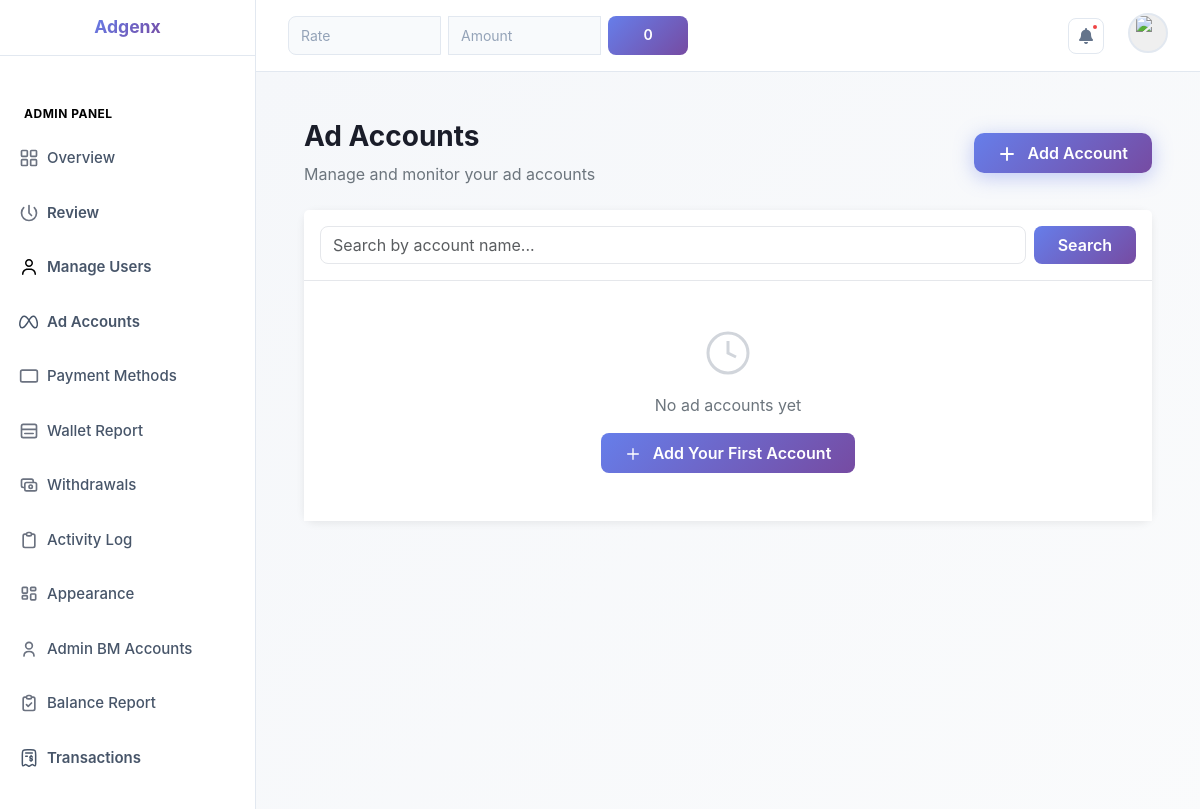
/ad_accounts/ (signed in), run on an earlier commit of the app's database.
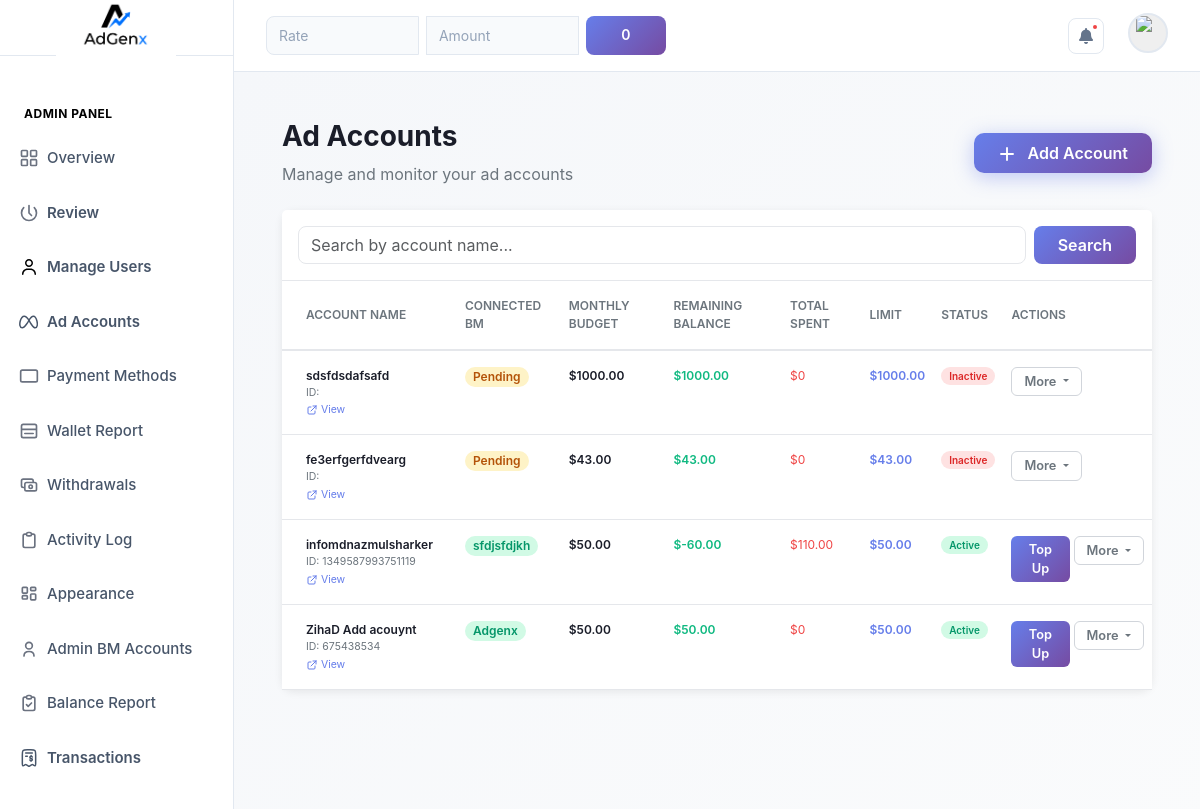
And on a later commit of the database.
### admin_dashboard/models.py (models this page shows, shortened)
class SiteSettings(models.Model):
    hero_title_line1 = models.CharField(max_length=100, default='Scale Your Ads.')
    hero_title_line2 = models.CharField(max_length=100, default='Faster & Smarter.')
    hero_subtitle = models.TextField(default='Get premium ad accounts for Facebook, TikTok & Google Ads. Top up instantly, manage everything from one dashboard.')
    hero_badge_text = models.CharField(max_length=100, default='Trusted Ad Account Platform')
    stat_users = models.CharField(max_length=20, default='500+')
    stat_ad_spend = models.CharField(max_length=20, default='$2M+')
    about_title = models.CharField(max_length=150, default='We Help Advertisers Run Ads Without Limits')
    about_body1 = models.TextField(default='Adgenx was founded by a team of performance marketers who were tired of getting ad accounts banned, restricted, or limited.')
    about_body2 = models.TextField(default='Our team manages every account personally — ensuring fast top-ups, zero downtime, and full transparency in every transaction.')
    about_founded_year = models.CharField(max_length=10, default='2022')
    about_stat_clients = models.CharField(max_length=20, default='500+')
    about_stat_spend = models.CharField(max_length=20, default='$2M+')
    about_stat_uptime = models.CharField(max_length=20, default='99%')
    whatsapp_number = models.CharField(max_length=30, blank=True, default='8801XXXXXXXXX')
    email_support = models.EmailField(blank=True, default='support@adgenx.com')
    facebook_url = models.URLField(blank=True, default='#')
    telegram_url = models.URLField(blank=True, default='#')
    tiktok_url = models.URLField(blank=True, default='#')
    instagram_url = models.URLField(blank=True, default='#')
    footer_tagline = models.CharField(max_length=200, default='Premium ad account management platform for Facebook, TikTok & Google Ads. Scale without limits.')
    logo = models.ImageField(upload_to='logos/', blank=True, null=True, help_text='Upload logo image (max 2MB, PNG/JPG recommended)')
    class Meta:
        verbose_name = 'Site Settings'
    @classmethod
    def get(cls):
        obj, _ = cls.objects.get_or_create(pk=1)
        return obj

### dashboard/models.py (models this page shows, shortened)
class AdAccount(models.Model):
    user = models.ForeignKey(User, on_delete=models.CASCADE)
    STATUS_CHOICES = (
        ('active', 'Active'),
        ('inactive', 'Inactive'),
    )
    name = models.CharField(max_length=100, db_index=True)
    acc_id = models.CharField(max_length=100)
    acc_link = models.URLField()
    start_date = models.DateField(db_index=True)
    monthly_budget = models.DecimalField(max_digits=10, decimal_places=2, default=0.00)
    remaining_balance = models.DecimalField(max_digits=10, decimal_places=2, default=0.00)
    total_spent = models.DecimalField(max_digits=10, decimal_places=2, default=0.00)
    limit = models.DecimalField(max_digits=10, decimal_places=2, default=0.00)
    status = models.CharField(max_length=100, choices=STATUS_CHOICES, default='inactive', db_index=True)
    bm_accounts = models.ManyToManyField(BMAccount, blank=True)
    admin_bm = models.ForeignKey('AdminBM', on_delete=models.SET_NULL, null=True, blank=True)
    class Meta:
        indexes = [
            models.Index(fields=['user', 'status']),
            models.Index(fields=['-start_date']),
        ]

class BMAccount(models.Model):
    STATUS_CHOICES = (
        ('pending', 'Pending'),
        ('approved', 'Approved'),
    )
    REQUEST_TYPE_CHOICES = (
        ('N/A', 'N/A'),
        ('add', 'Add'),
        ('remove', 'Remove'),
    )
    acc_id = models.CharField(max_length=100)
    acc_name = models.CharField(max_length=100)
    status = models.CharField(max_length=10, choices=STATUS_CHOICES, default='pending')
    request_type = models.CharField(max_length=10, choices=REQUEST_TYPE_CHOICES, default='N/A')

### dashboard/views.py (the view)
# urls.py: path('ad_accounts/', views.admin_ad_accounts, name='admin_ad_accounts'),
@login_required(login_url='auth')
@require_permission('can_manage_accounts')
def ad_accounts(request):
    search_query = request.GET.get('search', '')
    if request.user.is_staff:
        ad_accounts_qs = AdAccount.objects.filter(
            name__icontains=search_query
        ).order_by('-start_date')
    else:
        ad_accounts_qs = AdAccount.objects.filter(
            user=request.user,
            name__icontains=search_query
        ).order_by('-start_date')
    ad_accounts_paginated = paginate_data(request, ad_accounts_qs, 20)
    ad_accounts_data = []
    for acc in ad_accounts_paginated.object_list:
        bm_accounts_list = []
        for bm in acc.bm_accounts.all():
            bm_accounts_list.append({
                'id': bm.id,
                'acc_name': bm.acc_name,
                'acc_id': bm.acc_id,
                'status': bm.status,
                'request_type': bm.request_type,
            })
        topup_history = TopupHistory.objects.filter(ad_account=acc)
        total_spent = sum(t.amount for t in topup_history if t.type == 'increase')
        total_decreased = sum(t.amount for t in topup_history if t.type == 'decrease')
        acc.total_spent = total_spent
        remaining_balance = acc.monthly_budget - total_spent + total_decreased
        acc.remaining_balance = remaining_balance
        if acc.limit == 0:
            acc.limit = acc.monthly_budget
        acc.save()
        ad_accounts_data.append({
            'id': acc.id,
            'name': acc.name,
            'acc_id': acc.acc_id,
            'acc_link': acc.acc_link,
            'start_date': str(acc.start_date),
            'monthly_budget': str(acc.monthly_budget),
            'total_spent': str(acc.total_spent),
            'remaining_balance': str(acc.remaining_balance),
            'limit': str(acc.limit),
            'status': acc.status,
            'has_admin_bm': bool(acc.admin_bm and acc.status == 'active'),
            'bm_accounts': bm_accounts_list,
        })
    return render(request, 'ad_accounts.html', {
        'ad_accounts': ad_accounts_paginated,
        'ad_accounts_data': ad_accounts_data,
        'search_query': search_query
    })

### dashboard/templates/ad_accounts.html (shortened to what the changed rows need)
{% extends 'layout.html' %}
{% load static %}
{% block content %}
<main class="flex-grow-1" style="background: linear-gradient(135deg, #f5f7fa 0%, #fafbfc 100%); min-height: 100vh; overflow-y: auto;">
    <div class="p-4 p-md-5">
        <div class="mb-4 d-flex flex-column flex-md-row justify-content-between align-items-start align-items-md-center gap-3">
            <div>
                <h1 class="fs-3 fw-bold mb-2" style="color: #1a1d29;">Ad Accounts</h1>
            </div>
        </div>
        <div class="card" style="border: none; border-radius: 12px; box-shadow: 0 2px 8px rgba(0,0,0,0.08); overflow: visible;">
            <div class="card-body p-0" style="background: white; min-height: auto;">
                {% if ad_accounts_data %}
                    <div class="table-responsive-fixed" style="overflow-y: visible !important;">
                        <table class="table table-hover align-middle mb-0">
                            <thead style="background: #f9fafb; border-bottom: 2px solid #e5e7eb;">
                                <tr>
                                    <th class="text-secondary small fw-semibold text-uppercase px-4 py-3" style="color: #6b7280;">Account Name</th>
                                    <th class="text-secondary small fw-semibold text-uppercase py-3" style="color: #6b7280;">Connected BM</th>
                                    <th class="text-secondary small fw-semibold text-uppercase py-3" style="color: #6b7280;">Monthly Budget</th>
                                    <th class="text-secondary small fw-semibold text-uppercase py-3" style="color: #6b7280;">Remaining Balance</th>
                                    <th class="text-secondary small fw-semibold text-uppercase py-3" style="color: #6b7280;">Total Spent</th>
                                    <th class="text-secondary small fw-semibold text-uppercase py-3" style="color: #6b7280;">Limit</th>
                                    <th class="text-secondary small fw-semibold text-uppercase py-3" style="color: #6b7280;">Status</th>
                                    <th class="text-secondary small fw-semibold text-uppercase py-3" style="color: #6b7280;">Actions</th>
                                </tr>
                            </thead>
                            <tbody>
                                {% for account in ad_accounts_data %}
                                <tr style="border-bottom: 1px solid #f3f4f6;">
                                    <td class="px-4 py-3">
                                        <div class="fw-semibold" style="color: #1a1d29;">{{ account.name }}</div>
                                        <div class="text-secondary small">ID: {{ account.acc_id }}</div>
                                        {% if account.acc_link %}
                                        <a href="{{ account.acc_link }}" target="_blank" class="text-decoration-none small" style="color: #667eea;">
                                            <svg xmlns="http://www.w3.org/2000/svg" fill="none" stroke="currentColor" stroke-width="2" viewBox="0 0 24 24" width="12" height="12" style="display: inline;">
                                                <path d="M10 6H6a2 2 0 00-2 2v10a2 2 0 002 2h10a2 2 0 002-2v-4M14 4h6m0 0v6m0-6L10 14" stroke-linecap="round" stroke-linejoin="round"></path>
                                            </svg>
                                            View
                                        </a>
                                        {% endif %}
                                    </td>
                                    <td class="py-3">
                                        {% if account.bm_accounts %}
                                            <div class="d-flex flex-wrap gap-1">
                                                {% for bm in account.bm_accounts %}
                                                    {% if bm.status == 'approved' %}
                                                    <span class="badge px-2 py-1" style="background: #d1fae5; color: #059669; font-size: 0.75rem; font-weight: 600;">{{ bm.acc_name|default:bm.acc_id|truncatewords:2 }}</span>
                                                    {% elif bm.status == 'pending' %}
                                                    <span class="badge px-2 py-1" style="background: #fef3c7; color: #b45309; font-size: 0.75rem; font-weight: 600;">Pending</span>
                                                    {% endif %}
                                                {% endfor %}
                                            </div>
                                        {% else %}
                                        <span class="text-secondary small">Not connected</span>
                                        {% endif %}
                                    </td>
                                    <td class="py-3">
                                        <span style="color: #1a1d29; font-weight: 600;">${{ account.monthly_budget }}</span>
                                    </td>
                                    <td class="py-3">
                                        <span class="fw-semibold" style="color: #10b981;">${{ account.remaining_balance }}</span>
                                    </td>
                                    <td class="py-3">
                                        <span style="color: #ef4444;">${{ account.total_spent }}</span>
                                    </td>
                                    <td class="py-3">
                                        <span style="color: #667eea; font-weight: 600;">${{ account.limit }}</span>
                                    </td>
                                    <td class="py-3">
                                        {% if account.status == 'active' %}
                                        <span class="badge px-2 py-1" style="background: #d1fae5; color: #059669; font-weight: 600;">Active</span>
                                        {% else %}
                                        <span class="badge px-2 py-1" style="background: #fee2e2; color: #dc2626; font-weight: 600;">Inactive</span>
                                        {% endif %}
                                    </td>
                                    <td class="py-3">
                                        <div class="d-flex gap-1">
                                            {% if account.status == 'active' %}
                                            <button type="button" class="btn btn-sm text-white" data-bs-toggle="modal" data-bs-target="#topupModal" data-ad-account-id="{{ account.id }}" style="background: linear-gradient(135deg, #667eea 0%, #764ba2 100%); border: none; border-radius: 6px; font-weight: 600; padding: 4px 12px; font-size: 0.8rem;">
                                                Top Up
                                            </button>
                                            {% endif %}
                                            <div class="dropdown" style="position: static;">
                                                <button class="btn btn-sm btn-outline-secondary dropdown-toggle" type="button" data-bs-toggle="dropdown" data-bs-auto-close="true" data-bs-offset="0,10" style="border-radius: 6px; border: 1px solid #d1d5db; font-weight: 600; padding: 4px 12px; font-size: 0.8rem;">
                                                    More
                                                </button>
                                            </div>
                                        </div>
                                    </td>
                                </tr>
                                {% endfor %}
                            </tbody>
                        </table>
                    </div>
                {% else %}
                    <div class="text-center py-5">
                        <div class="mb-3">
                            <svg xmlns="http://www.w3.org/2000/svg" fill="none" stroke="currentColor" stroke-width="1.5" viewBox="0 0 24 24" width="48" height="48" style="color: #d1d5db;">
                                <circle cx="12" cy="12" r="10"></circle>
                                <path d="M12 6v6l4 2"></path>
                            </svg>
                        </div>
                        <p class="text-secondary mb-3">{% if search_query %}No accounts found matching "{{ search_query }}"{% else %}No ad accounts yet{% endif %}</p>
                        {% if request.user.is_staff %}
                        <a href="{% url 'add_ad_account_page' %}" class="btn px-4 py-2 text-white" style="border-radius: 8px; background: linear-gradient(135deg, #667eea 0%, #764ba2 100%); border: none; font-weight: 600;">
                            <svg xmlns="http://www.w3.org/2000/svg" fill="none" stroke="currentColor" stroke-width="2" viewBox="0 0 24 24" width="16" height="16" class="me-2" style="display: inline;">
                                <path d="M12 4v16m8-8H4" stroke-linecap="round" stroke-linejoin="round"></path>
                            </svg>
                            Add Your First Account
                        </a>
                        {% endif %}
                    </div>
                {% endif %}
            </div>
        </div>
    </div>
</main>
{% endblock %}

### dashboard/templates/layout.html (shortened to what the changed rows need)
{% load static %}
<!DOCTYPE html>
<html lang="en">
<head>
    <link href="https://cdn.jsdelivr.net/npm/bootstrap@5.3.7/dist/css/bootstrap.min.css" rel="stylesheet">
    <link href="https://cdnjs.cloudflare.com/ajax/libs/font-awesome/5.15.3/css/all.min.css" rel="stylesheet" >
    <link rel="stylesheet" href="{% static 'styles.css' %}">
</head>
<body>
    <div class="d-flex">
    <aside class="sidebar d-flex flex-column justify-content-between">
    <div>
        <div class="d-flex justify-content-center align-items-center">
            <a href="{% url 'index' %}" class="logo d-flex align-items-center gap-2 text-decoration-none">
                {% if settings.logo %}
                    <img loading="lazy" src="{{ settings.logo.url }}" alt="Logo" />
                {% else %}
                    <span>Adgenx</span>
                {% endif %}
            </a>
        </div>
    </div>
    </aside>
    <div class="flex-grow-1 d-flex flex-column">
    {% block content %}
    {% endblock %}
    </div>
    </div>
</body>
</html>

What changed in the data, as far as the page shows it:
now on this page (row edited): SiteSettings: logo (picture)
added AdAccount: name "sdsfdsdafsafd", monthly_budget "1000.00", remaining_balance "1000.00", total_spent "0", limit "1000.00", status "Inactive"
added AdAccount: name "fe3erfgerfdvearg", monthly_budget "43.00", remaining_balance "43.00", total_spent "0", limit "43.00", status "Inactive"
added AdAccount: name "infomdnazmulsharker", acc_id "1349587993751119", monthly_budget "50.00", remaining_balance "-60.00", total_spent "110.00", limit "50.00", status "Active"
added BMAccount: acc_name "sfdjsfdjkh"
added AdAccount: name "ZihaD Add acouynt", acc_id "675438534", monthly_budget "50.00", remaining_balance "50.00", total_spent "0", limit "50.00", status "Active"
now on this page (row unchanged): BMAccount: acc_name "Adgenx"
Also different on the page:
text no longer shown: "Adgenx No ad accounts yet Add Your First Account"
text now shown: "ACCOUNT NAME CONNECTED BM MONTHLY BUDGET REMAINING BALANCE TOTAL SPENT LIMIT STATUS ACTIONS"
